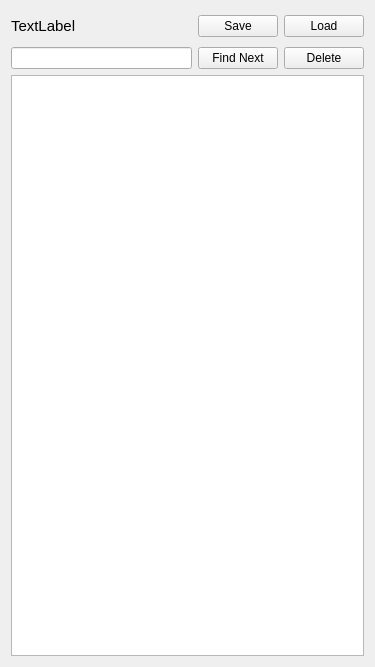
<?xml version="1.0" encoding="UTF-8"?>
<ui version="4.0">
 <class>Phrase1GramViewWIdget</class>
 <widget class="QWidget" name="Phrase1GramViewWIdget">
  <property name="geometry">
   <rect>
    <x>0</x>
    <y>0</y>
    <width>375</width>
    <height>667</height>
   </rect>
  </property>
  <property name="windowTitle">
   <string>Form</string>
  </property>
  <layout class="QVBoxLayout" name="verticalLayout">
   <item>
    <layout class="QHBoxLayout" name="horizontalLayout">
     <item>
      <widget class="QLabel" name="label_1">
       <property name="sizePolicy">
        <sizepolicy hsizetype="Expanding" vsizetype="Fixed">
         <horstretch>0</horstretch>
         <verstretch>0</verstretch>
        </sizepolicy>
       </property>
       <property name="minimumSize">
        <size>
         <width>70</width>
         <height>30</height>
        </size>
       </property>
       <property name="maximumSize">
        <size>
         <width>16777215</width>
         <height>30</height>
        </size>
       </property>
       <property name="font">
        <font>
         <pointsize>11</pointsize>
        </font>
       </property>
       <property name="text">
        <string>TextLabel</string>
       </property>
      </widget>
     </item>
     <item>
      <widget class="QPushButton" name="savePushButton">
       <property name="minimumSize">
        <size>
         <width>20</width>
         <height>0</height>
        </size>
       </property>
       <property name="text">
        <string>Save</string>
       </property>
      </widget>
     </item>
     <item>
      <widget class="QPushButton" name="loadpushButton">
       <property name="minimumSize">
        <size>
         <width>20</width>
         <height>0</height>
        </size>
       </property>
       <property name="text">
        <string>Load</string>
       </property>
      </widget>
     </item>
    </layout>
   </item>
   <item>
    <layout class="QHBoxLayout" name="horizontalLayout_2">
     <item>
      <widget class="QLineEdit" name="findLineEdit"/>
     </item>
     <item>
      <widget class="QPushButton" name="findPushButton">
       <property name="text">
        <string>Find Next</string>
       </property>
      </widget>
     </item>
     <item>
      <widget class="QPushButton" name="delPushButton">
       <property name="text">
        <string>Delete</string>
       </property>
      </widget>
     </item>
    </layout>
   </item>
   <item>
    <widget class="GNGTableView" name="tableView">
     <property name="sizePolicy">
      <sizepolicy hsizetype="Expanding" vsizetype="Expanding">
       <horstretch>0</horstretch>
       <verstretch>0</verstretch>
      </sizepolicy>
     </property>
     <property name="font">
      <font>
       <pointsize>11</pointsize>
      </font>
     </property>
    </widget>
   </item>
  </layout>
 </widget>
 <customwidgets>
  <customwidget>
   <class>GNGTableView</class>
   <extends>QTableView</extends>
   <header location="global">gng_tableview.h</header>
  </customwidget>
 </customwidgets>
 <resources/>
 <connections/>
</ui>
